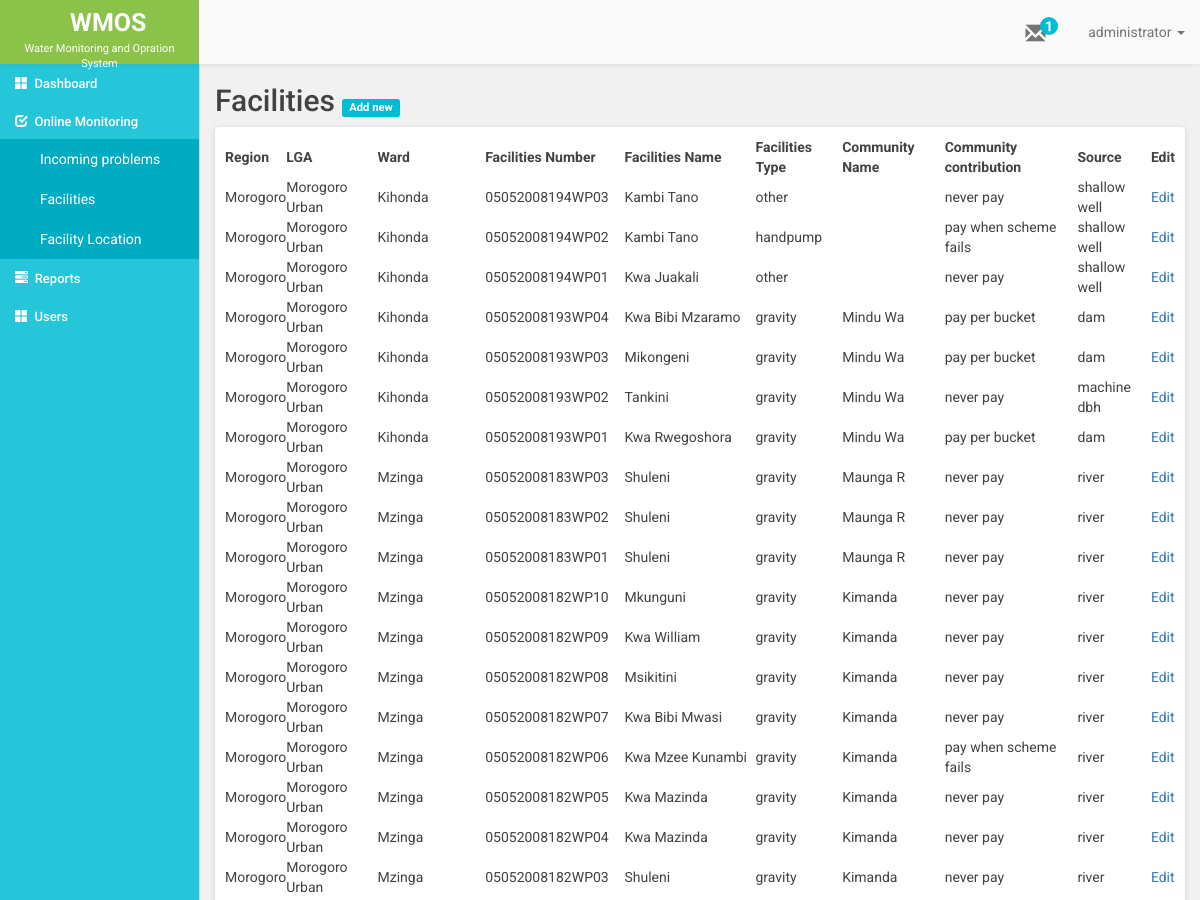
The page /facilities.php (signed in, upper part) on the database as committed earlier.
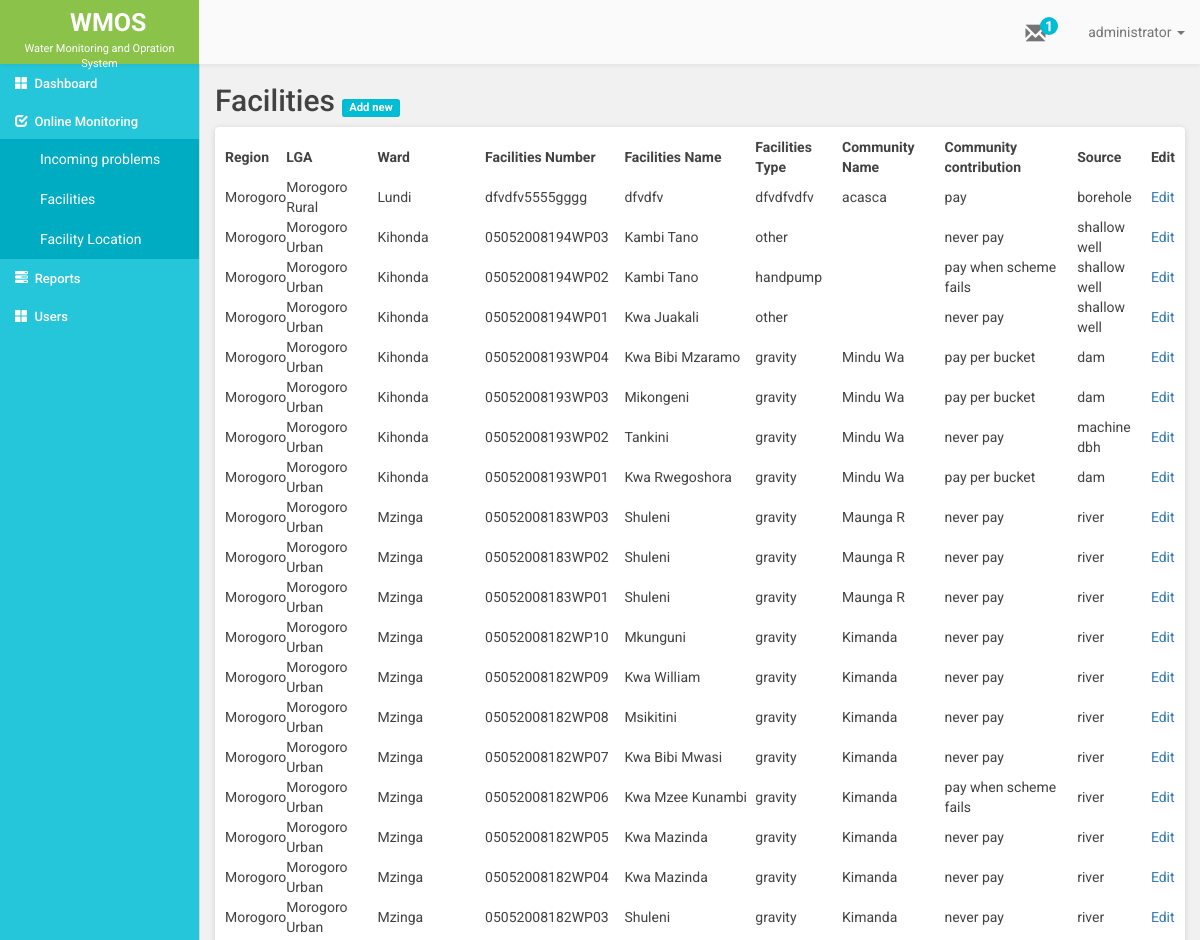
The same page on the database as committed later.
### tables this page shows
CREATE TABLE `faci` (
  `id` int(11) NOT NULL,
  `region` varchar(30) NOT NULL,
  `lga` varchar(100) NOT NULL,
  `faci_num` varchar(30) NOT NULL,
  `ward` varchar(30) NOT NULL,
  `faci_name` varchar(30) NOT NULL,
  `faci_type` varchar(30) NOT NULL,
  `com_name` varchar(100) NOT NULL,
  `com_contrib` varchar(100) NOT NULL,
  `source` varchar(100) NOT NULL
);

### facilities.php (the view, shortened to what this page needs)
<?php
include "database.php";
$sql = "SELECT * FROM faci ORDER BY id DESC";
$result = mysqli_query($conn,$sql) or die (mysqli_error());
$num_rows = mysqli_num_rows($result);
if ($num_rows > 0) {
	while ($row = mysqli_fetch_assoc($result)) {
		$data[] = array(
						'id' 				=> $row['id'],
						'region' 			=> $row['region'],
						'lga' 				=> $row['lga'],
						'ward' 				=> $row['ward'],
						'faci_num' 			=> $row['faci_num'],
						'faci_name'			=> $row['faci_name'],
						'faci_type'			=> $row['faci_type'],
						'com_name' 			=> $row['com_name'],
						'com_contrib' 		=> $row['com_contrib'],
						'source' 			=> $row['source'],
					);
	}
}else{
	$data = false;
}
 ?>
<!DOCTYPE html>
<html>
<head>
	<?php include "includes/_csslinks.php"; ?>
</head>
<body>
	<?php include 'includes/_header.php'; ?>
	<div class= "container-fluid">
		<div class="row" id="page">
			<?php include "includes/_sidebar.php"; ?>
			<div class="col-md-10 main-content">
				<h2 class="page-title">Facilities
					<?php echo $_SESSION['role'] == 'user' ? '<span class="hidden">':'<span>'; ?>
					<a href="addfacility.php"><span class="label label-default">Add new</span></a>
					</span>
				</h2>
				<div class="row">
					<div class="col-md-12">
						<div class="white-data-table">
							<table class="hover row-border compact" id="faci-table">
			                    <thead>
		                            <tr>
			                            <th>Region</th>
										<th>LGA</th>
										<th>Ward</th>
										<th>Facilities Number</th>
										<th>Facilities Name</th>
										<th>Facilities Type</th>
										<th>Community Name</th>
										<th>Community contribution</th>
										<th>Source</th>
										<?php echo $_SESSION['role'] == 'user' ? '<th class="hidden">':'<th>' ?>
										Edit</th>
		                            </tr>
		                        </thead>
		                        <tbody>
		                            <?php
		                            	if ($data) {
			                        		foreach ($data as $key => $value) {  ?>
				                            <tr>
				                                <td><?php echo $value['region'] ?></td>
				                                <td><?php echo $value['lga'] ?></td>
				                                <td><?php echo $value['ward'] ?></td>
				                                <td><?php echo $value['faci_num'] ?></td>
				                                <td><?php echo $value['faci_name'] ?></td>
				                                <td><?php echo $value['faci_type'] ?></td>
				                                <td><?php echo $value['com_name'] ?></td>
												<td><?php echo $value['com_contrib'] ?></td>
												<td><?php echo $value['source'] ?></td>
												<?php echo $_SESSION['role'] == 'user' ? '<td class="hidden">':'<td>'; ?>
												<a href="editfacility.php?id=<?php echo $value['id'] ?>">Edit</a></td>
				                            </tr>
			                            <?php
			                           	 	}
			                           	}
		                             ?>
		                        </tbody>
		                    </table>
						</div>
					</div>
				</div>
			</div>
		</div>
	</div>
<?php include "includes/_jslinks.php"; ?>
</body>
</html>

Rows that differ between the two databases and show on the page:
added faci: region "Morogoro", lga "Morogoro Rural", ward "Lundi", faci_num "dfvdfv5555gggg", faci_name "dfvdfv", faci_type "dfvdfvdfv", com_name "acasca", com_contrib "pay", source "borehole"
